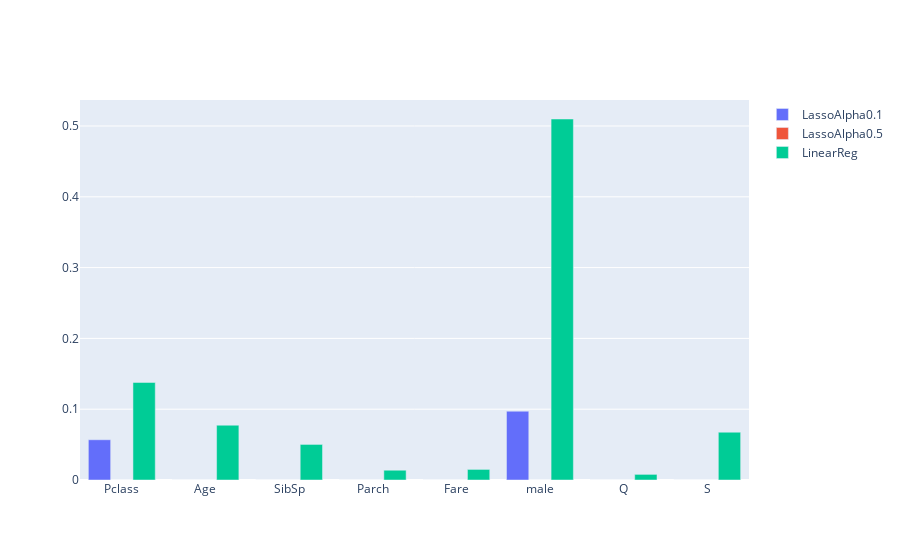

Write notebook code for a chart like this one.
### Code cell
newdf = pd.DataFrame()
las = LassoCV(cv=5,random_state=0,alphas=[0.1])
las.fit(Xt,yt)
s=las.score(Xt,yt)
t=las.score(Xv,yv)

print(s)
print(t)

table =[(x,y) for x,y in zip(las.coef_,Xt.columns)]
for i,cols in enumerate(Xt.columns):
    dict = {cols:[las.coef_[i]]}
    newdf = pd.concat([newdf,pd.DataFrame(dict)],axis=1)
   
newdf['Name'] = "LassoAlpha0.1"
display(newdf.head())
for t in table:
    print(f"{t[1]}: {t[0]}")

    
    


las = LassoCV(cv=5,random_state=0,alphas=[0.5])
las.fit(Xt,yt)
s=las.score(Xt,yt)
t=las.score(Xv,yv)

print(s)
print(t)
newdf2 = pd.DataFrame()
table =[(x,y) for x,y in zip(las.coef_,Xt.columns)]
for i,cols in enumerate(Xt.columns):
    dict = {cols:[las.coef_[i]]}
    newdf2 = pd.concat([newdf2,pd.DataFrame(dict)],axis=1)
   
newdf2['Name'] = "LassoAlpha0.5"

for t in table:
    print(f"{t[1]}: {t[0]}")
    
    
las = LassoCV(cv=5,random_state=0,alphas=[0])
las.fit(Xt,yt)
s=las.score(Xt,yt)
t=las.score(Xv,yv)

print(s)
print(t)

print(las.coef_)
newdf3 = pd.DataFrame()
table =[(x,y) for x,y in zip(las.coef_,Xt.columns)]
for i,cols in enumerate(Xt.columns):
    dict = {cols:[las.coef_[i]]}
    newdf3 = pd.concat([newdf3,pd.DataFrame(dict)],axis=1)
   
newdf3['Name'] = "LinearReg"

for t in table:
    print(f"{t[1]}: {t[0]}")
    
finaldf = pd.concat([newdf,newdf2],axis=0)
finaldf = pd.concat([finaldf,newdf3],axis=0)
finaldf.reset_index(inplace=True)
display(finaldf.head())

import plotly.express as px
import plotly.graph_objects as go
finaldf.index = finaldf["Name"]

finaldf= finaldf.drop(["Name","index"],axis=1)
cols = finaldf.columns
display(finaldf)


print(cols)

fig = go.Figure(data=[
    
    go.Bar(name=index, x=cols, y=row.map(lambda x: abs(x))) for index,row in finaldf.iterrows()]
                )
fig.show()

### Figure 1 — Plotly figure (JSON) as saved in the notebook; plotly's stock layout.template omitted (floating-point values rounded to 4 significant figures)
{"data": [{"name": "LassoAlpha0.1", "type": "bar", "x": ["Pclass", "Age", "SibSp", "Parch", "Fare", "male", "Q", "S"], "y": [0.05684, 0, 0, 0, 0, 0.09718, 0, 0]}, {"name": "LassoAlpha0.5", "type": "bar", "x": ["Pclass", "Age", "SibSp", "Parch", "Fare", "male", "Q", "S"], "y": [0, 0, 0, 0, 0, 0, 0, 0]}, {"name": "LinearReg", "type": "bar", "x": ["Pclass", "Age", "SibSp", "Parch", "Fare", "male", "Q", "S"], "y": [0.1378, 0.07741, 0.05023, 0.01381, 0.01494, 0.5099, 0.007936, 0.06751]}], "layout": {}}
